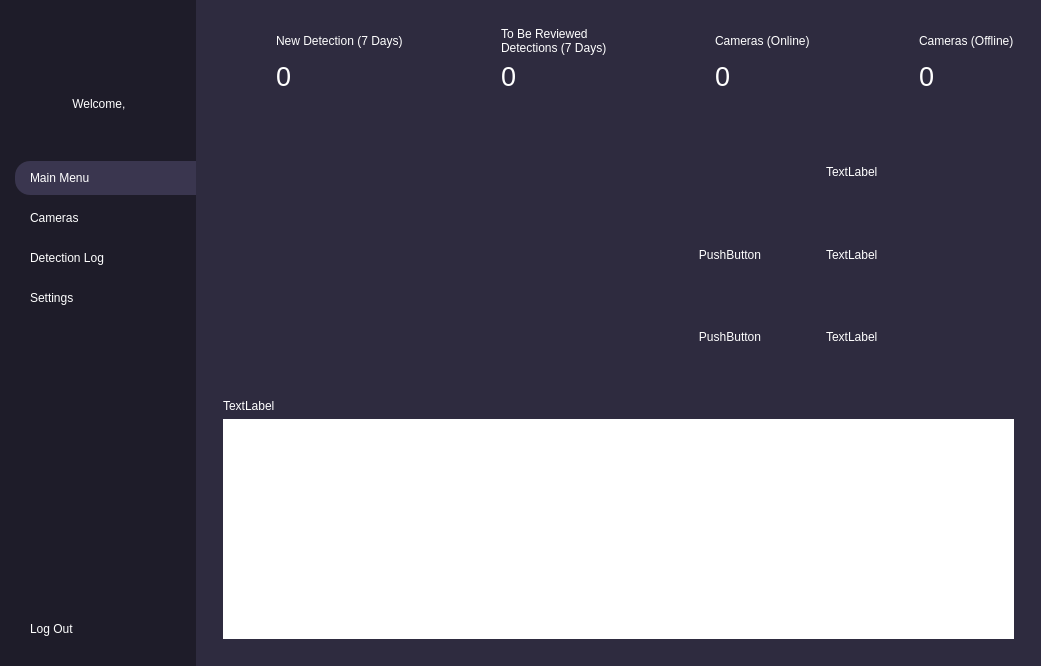
<?xml version="1.0" encoding="UTF-8"?>
<ui version="4.0">
 <class>MainWindow</class>
 <widget class="QMainWindow" name="MainWindow">
  <property name="geometry">
   <rect>
    <x>0</x>
    <y>0</y>
    <width>1041</width>
    <height>666</height>
   </rect>
  </property>
  <property name="windowTitle">
   <string>Main Menu</string>
  </property>
  <property name="styleSheet">
   <string notr="true">*{
	border: none;
	background-color: transparent;
	background: none;
	padding: 0;
	margin: 0;
	color: #fff;
	font-size: 12px;
}

#leftMenuContainer{
	background-color: #1e1c29;
}

#leftMenuSubContainer QPushButton {
	text-align: left;
	padding: 10px 15px;
	border-bottom-left-radius: 15px;
	border-top-left-radius: 15px;
}

#centralwidget{
	background-color: #2E2B3F;
}
</string>
  </property>
  <widget class="QWidget" name="centralwidget">
   <layout class="QHBoxLayout" name="horizontalLayout">
    <property name="spacing">
     <number>0</number>
    </property>
    <property name="leftMargin">
     <number>0</number>
    </property>
    <property name="topMargin">
     <number>0</number>
    </property>
    <property name="rightMargin">
     <number>0</number>
    </property>
    <property name="bottomMargin">
     <number>0</number>
    </property>
    <item alignment="Qt::AlignLeft">
     <widget class="QWidget" name="leftMenuContainer" native="true">
      <layout class="QVBoxLayout" name="verticalLayout_2">
       <property name="leftMargin">
        <number>0</number>
       </property>
       <property name="topMargin">
        <number>0</number>
       </property>
       <property name="rightMargin">
        <number>0</number>
       </property>
       <property name="bottomMargin">
        <number>0</number>
       </property>
       <item>
        <widget class="QFrame" name="leftMenuSubContainer">
         <property name="styleSheet">
          <string notr="true">QPushButton:hover {
    background-color: #3a364f;  /* Background color on hover */
}
</string>
         </property>
         <property name="frameShape">
          <enum>QFrame::StyledPanel</enum>
         </property>
         <property name="frameShadow">
          <enum>QFrame::Raised</enum>
         </property>
         <layout class="QVBoxLayout" name="verticalLayout">
          <property name="spacing">
           <number>0</number>
          </property>
          <property name="leftMargin">
           <number>15</number>
          </property>
          <property name="topMargin">
           <number>0</number>
          </property>
          <property name="rightMargin">
           <number>0</number>
          </property>
          <property name="bottomMargin">
           <number>0</number>
          </property>
          <item>
           <widget class="QFrame" name="leftMenuTopFrame">
            <property name="frameShape">
             <enum>QFrame::StyledPanel</enum>
            </property>
            <property name="frameShadow">
             <enum>QFrame::Raised</enum>
            </property>
            <layout class="QVBoxLayout" name="verticalLayout_4">
             <property name="leftMargin">
              <number>0</number>
             </property>
             <property name="topMargin">
              <number>20</number>
             </property>
             <property name="rightMargin">
              <number>10</number>
             </property>
             <property name="bottomMargin">
              <number>0</number>
             </property>
             <item>
              <widget class="QLabel" name="LogoLabel">
               <property name="minimumSize">
                <size>
                 <width>171</width>
                 <height>71</height>
                </size>
               </property>
               <property name="maximumSize">
                <size>
                 <width>171</width>
                 <height>71</height>
                </size>
               </property>
               <property name="text">
                <string/>
               </property>
               <property name="pixmap">
                <pixmap>logo.png</pixmap>
               </property>
               <property name="scaledContents">
                <bool>true</bool>
               </property>
              </widget>
             </item>
             <item>
              <widget class="QLabel" name="WelcomeLabel">
               <property name="styleSheet">
                <string notr="true">Color: white;</string>
               </property>
               <property name="text">
                <string>Welcome, </string>
               </property>
               <property name="alignment">
                <set>Qt::AlignCenter</set>
               </property>
              </widget>
             </item>
            </layout>
           </widget>
          </item>
          <item>
           <spacer name="verticalSpacer_2">
            <property name="orientation">
             <enum>Qt::Vertical</enum>
            </property>
            <property name="sizeType">
             <enum>QSizePolicy::Fixed</enum>
            </property>
            <property name="sizeHint" stdset="0">
             <size>
              <width>20</width>
              <height>40</height>
             </size>
            </property>
           </spacer>
          </item>
          <item>
           <widget class="QFrame" name="leftMenuMiddleFrame">
            <property name="frameShape">
             <enum>QFrame::StyledPanel</enum>
            </property>
            <property name="frameShadow">
             <enum>QFrame::Raised</enum>
            </property>
            <layout class="QVBoxLayout" name="verticalLayout_5">
             <property name="leftMargin">
              <number>0</number>
             </property>
             <property name="topMargin">
              <number>10</number>
             </property>
             <property name="rightMargin">
              <number>0</number>
             </property>
             <property name="bottomMargin">
              <number>0</number>
             </property>
             <item>
              <widget class="QPushButton" name="MainMenuButton">
               <property name="styleSheet">
                <string notr="true">background-color: #3a364f;</string>
               </property>
               <property name="text">
                <string>Main Menu</string>
               </property>
               <property name="icon">
                <iconset>
                 <normaloff>icons/home.svg</normaloff>icons/home.svg</iconset>
               </property>
               <property name="iconSize">
                <size>
                 <width>50</width>
                 <height>20</height>
                </size>
               </property>
              </widget>
             </item>
             <item>
              <widget class="QPushButton" name="CamerasButton">
               <property name="text">
                <string>Cameras</string>
               </property>
               <property name="icon">
                <iconset>
                 <normaloff>icons/camera.svg</normaloff>icons/camera.svg</iconset>
               </property>
               <property name="iconSize">
                <size>
                 <width>50</width>
                 <height>20</height>
                </size>
               </property>
              </widget>
             </item>
             <item>
              <widget class="QPushButton" name="DetectionLogButton">
               <property name="text">
                <string>Detection Log</string>
               </property>
               <property name="icon">
                <iconset>
                 <normaloff>icons/search.svg</normaloff>icons/search.svg</iconset>
               </property>
               <property name="iconSize">
                <size>
                 <width>50</width>
                 <height>20</height>
                </size>
               </property>
              </widget>
             </item>
             <item>
              <widget class="QPushButton" name="SettingsButton">
               <property name="text">
                <string>Settings</string>
               </property>
               <property name="icon">
                <iconset>
                 <normaloff>icons/settings.svg</normaloff>icons/settings.svg</iconset>
               </property>
               <property name="iconSize">
                <size>
                 <width>50</width>
                 <height>20</height>
                </size>
               </property>
              </widget>
             </item>
            </layout>
           </widget>
          </item>
          <item>
           <spacer name="verticalSpacer">
            <property name="orientation">
             <enum>Qt::Vertical</enum>
            </property>
            <property name="sizeHint" stdset="0">
             <size>
              <width>20</width>
              <height>40</height>
             </size>
            </property>
           </spacer>
          </item>
          <item alignment="Qt::AlignBottom">
           <widget class="QFrame" name="leftMenuBottomFrame">
            <property name="frameShape">
             <enum>QFrame::StyledPanel</enum>
            </property>
            <property name="frameShadow">
             <enum>QFrame::Raised</enum>
            </property>
            <layout class="QVBoxLayout" name="verticalLayout_3">
             <property name="leftMargin">
              <number>0</number>
             </property>
             <property name="topMargin">
              <number>0</number>
             </property>
             <property name="rightMargin">
              <number>0</number>
             </property>
             <property name="bottomMargin">
              <number>20</number>
             </property>
             <item>
              <widget class="QPushButton" name="LogoutButton">
               <property name="text">
                <string>Log Out</string>
               </property>
               <property name="icon">
                <iconset>
                 <normaloff>icons/log-out.svg</normaloff>icons/log-out.svg</iconset>
               </property>
               <property name="iconSize">
                <size>
                 <width>50</width>
                 <height>20</height>
                </size>
               </property>
              </widget>
             </item>
            </layout>
           </widget>
          </item>
         </layout>
        </widget>
       </item>
      </layout>
     </widget>
    </item>
    <item>
     <widget class="QStackedWidget" name="MainBodyStackedWidget">
      <property name="styleSheet">
       <string notr="true">#MainMenuPage {
	background-color: #2E2B3F;
}

#CamerasPage {
	background-color: #2E2B3F;
}

#DetectionLogPage {
	background-color: #2E2B3F;
}

#SettingsPage {
	background-color: #2E2B3F;
}</string>
      </property>
      <property name="currentIndex">
       <number>0</number>
      </property>
      <widget class="QWidget" name="MainMenuPage">
       <layout class="QVBoxLayout" name="verticalLayout_6">
        <item alignment="Qt::AlignTop">
         <widget class="QWidget" name="statsContainer" native="true">
          <property name="styleSheet">
           <string notr="true">#NewDCountLabel{
	font: 20pt;
}

#onCamCountLabel{
	font: 20pt;
}

#offCamCountLabel{
	font: 20pt;
}

#ToBeRCountLabel{
	font: 20pt;
}</string>
          </property>
          <layout class="QHBoxLayout" name="horizontalLayout_2">
           <item>
            <widget class="QFrame" name="newDetectionFrame_2">
             <property name="enabled">
              <bool>true</bool>
             </property>
             <property name="sizePolicy">
              <sizepolicy hsizetype="Preferred" vsizetype="Preferred">
               <horstretch>0</horstretch>
               <verstretch>0</verstretch>
              </sizepolicy>
             </property>
             <property name="frameShape">
              <enum>QFrame::StyledPanel</enum>
             </property>
             <property name="frameShadow">
              <enum>QFrame::Raised</enum>
             </property>
             <layout class="QGridLayout" name="gridLayout_8">
              <item row="1" column="1">
               <widget class="QLabel" name="NewDCountLabel">
                <property name="sizePolicy">
                 <sizepolicy hsizetype="Preferred" vsizetype="Preferred">
                  <horstretch>0</horstretch>
                  <verstretch>0</verstretch>
                 </sizepolicy>
                </property>
                <property name="font">
                 <font>
                  <pointsize>20</pointsize>
                  <weight>50</weight>
                  <italic>false</italic>
                  <bold>false</bold>
                 </font>
                </property>
                <property name="styleSheet">
                 <string notr="true">font: 20pt;</string>
                </property>
                <property name="text">
                 <string>0</string>
                </property>
                <property name="textFormat">
                 <enum>Qt::PlainText</enum>
                </property>
                <property name="alignment">
                 <set>Qt::AlignLeading|Qt::AlignLeft|Qt::AlignVCenter</set>
                </property>
                <property name="wordWrap">
                 <bool>true</bool>
                </property>
               </widget>
              </item>
              <item row="0" column="1">
               <widget class="QLabel" name="NewDLabel">
                <property name="text">
                 <string>New Detection (7 Days)</string>
                </property>
                <property name="alignment">
                 <set>Qt::AlignLeading|Qt::AlignLeft|Qt::AlignVCenter</set>
                </property>
                <property name="wordWrap">
                 <bool>true</bool>
                </property>
               </widget>
              </item>
              <item row="0" column="0" rowspan="2">
               <widget class="QPushButton" name="pushButton">
                <property name="enabled">
                 <bool>false</bool>
                </property>
                <property name="text">
                 <string/>
                </property>
                <property name="icon">
                 <iconset>
                  <normaloff>icons/crosshair.svg</normaloff>icons/crosshair.svg</iconset>
                </property>
                <property name="iconSize">
                 <size>
                  <width>50</width>
                  <height>50</height>
                 </size>
                </property>
               </widget>
              </item>
             </layout>
            </widget>
           </item>
           <item>
            <widget class="QFrame" name="ToBeReviewedFrame_2">
             <property name="frameShape">
              <enum>QFrame::StyledPanel</enum>
             </property>
             <property name="frameShadow">
              <enum>QFrame::Raised</enum>
             </property>
             <layout class="QGridLayout" name="gridLayout_7">
              <item row="0" column="1">
               <widget class="QLabel" name="ToBeRLabel">
                <property name="text">
                 <string>To Be Reviewed Detections (7 Days)</string>
                </property>
                <property name="alignment">
                 <set>Qt::AlignLeading|Qt::AlignLeft|Qt::AlignVCenter</set>
                </property>
                <property name="wordWrap">
                 <bool>true</bool>
                </property>
               </widget>
              </item>
              <item row="1" column="1">
               <widget class="QLabel" name="ToBeRCountLabel">
                <property name="font">
                 <font>
                  <pointsize>20</pointsize>
                  <weight>50</weight>
                  <italic>false</italic>
                  <bold>false</bold>
                 </font>
                </property>
                <property name="text">
                 <string>0</string>
                </property>
                <property name="alignment">
                 <set>Qt::AlignLeading|Qt::AlignLeft|Qt::AlignVCenter</set>
                </property>
                <property name="wordWrap">
                 <bool>true</bool>
                </property>
               </widget>
              </item>
              <item row="0" column="0" rowspan="2">
               <widget class="QPushButton" name="ToBeRIcon">
                <property name="enabled">
                 <bool>false</bool>
                </property>
                <property name="text">
                 <string/>
                </property>
                <property name="icon">
                 <iconset>
                  <normaloff>icons/alert-triangle.svg</normaloff>icons/alert-triangle.svg</iconset>
                </property>
                <property name="iconSize">
                 <size>
                  <width>50</width>
                  <height>50</height>
                 </size>
                </property>
               </widget>
              </item>
             </layout>
            </widget>
           </item>
           <item>
            <widget class="QFrame" name="OnlineCamerasFrame_2">
             <property name="frameShape">
              <enum>QFrame::StyledPanel</enum>
             </property>
             <property name="frameShadow">
              <enum>QFrame::Raised</enum>
             </property>
             <layout class="QGridLayout" name="gridLayout_9">
              <item row="0" column="1">
               <widget class="QLabel" name="onCamLabel">
                <property name="text">
                 <string>Cameras (Online)</string>
                </property>
                <property name="alignment">
                 <set>Qt::AlignLeading|Qt::AlignLeft|Qt::AlignVCenter</set>
                </property>
                <property name="wordWrap">
                 <bool>true</bool>
                </property>
               </widget>
              </item>
              <item row="1" column="1">
               <widget class="QLabel" name="onCamCountLabel">
                <property name="font">
                 <font>
                  <pointsize>20</pointsize>
                  <weight>50</weight>
                  <italic>false</italic>
                  <bold>false</bold>
                 </font>
                </property>
                <property name="text">
                 <string>0</string>
                </property>
                <property name="alignment">
                 <set>Qt::AlignLeading|Qt::AlignLeft|Qt::AlignVCenter</set>
                </property>
                <property name="wordWrap">
                 <bool>true</bool>
                </property>
               </widget>
              </item>
              <item row="0" column="0" rowspan="2">
               <widget class="QPushButton" name="onCamIcon">
                <property name="enabled">
                 <bool>false</bool>
                </property>
                <property name="sizePolicy">
                 <sizepolicy hsizetype="Minimum" vsizetype="Preferred">
                  <horstretch>0</horstretch>
                  <verstretch>0</verstretch>
                 </sizepolicy>
                </property>
                <property name="text">
                 <string/>
                </property>
                <property name="icon">
                 <iconset>
                  <normaloff>icons/camera.svg</normaloff>icons/camera.svg</iconset>
                </property>
                <property name="iconSize">
                 <size>
                  <width>50</width>
                  <height>50</height>
                 </size>
                </property>
               </widget>
              </item>
             </layout>
            </widget>
           </item>
           <item>
            <widget class="QFrame" name="OfflineCamerasFrame_2">
             <property name="frameShape">
              <enum>QFrame::StyledPanel</enum>
             </property>
             <property name="frameShadow">
              <enum>QFrame::Raised</enum>
             </property>
             <layout class="QGridLayout" name="gridLayout_10">
              <item row="0" column="1">
               <widget class="QLabel" name="offCamLabel">
                <property name="text">
                 <string>Cameras (Offline)</string>
                </property>
                <property name="alignment">
                 <set>Qt::AlignLeading|Qt::AlignLeft|Qt::AlignVCenter</set>
                </property>
                <property name="wordWrap">
                 <bool>true</bool>
                </property>
               </widget>
              </item>
              <item row="1" column="1">
               <widget class="QLabel" name="offCamCountLabel">
                <property name="font">
                 <font>
                  <pointsize>20</pointsize>
                  <weight>50</weight>
                  <italic>false</italic>
                  <bold>false</bold>
                 </font>
                </property>
                <property name="text">
                 <string>0</string>
                </property>
                <property name="alignment">
                 <set>Qt::AlignLeading|Qt::AlignLeft|Qt::AlignVCenter</set>
                </property>
                <property name="wordWrap">
                 <bool>true</bool>
                </property>
               </widget>
              </item>
              <item row="0" column="0" rowspan="2">
               <widget class="QPushButton" name="offCamIcon">
                <property name="enabled">
                 <bool>false</bool>
                </property>
                <property name="text">
                 <string/>
                </property>
                <property name="icon">
                 <iconset>
                  <normaloff>icons/camera-off.svg</normaloff>icons/camera-off.svg</iconset>
                </property>
                <property name="iconSize">
                 <size>
                  <width>50</width>
                  <height>50</height>
                 </size>
                </property>
               </widget>
              </item>
             </layout>
            </widget>
           </item>
          </layout>
         </widget>
        </item>
        <item>
         <widget class="QWidget" name="widget" native="true">
          <property name="sizePolicy">
           <sizepolicy hsizetype="Preferred" vsizetype="Expanding">
            <horstretch>0</horstretch>
            <verstretch>0</verstretch>
           </sizepolicy>
          </property>
          <layout class="QGridLayout" name="gridLayout_2">
           <item row="0" column="1">
            <widget class="QWidget" name="weaponTypeChart" native="true">
             <property name="sizePolicy">
              <sizepolicy hsizetype="Preferred" vsizetype="Expanding">
               <horstretch>0</horstretch>
               <verstretch>0</verstretch>
              </sizepolicy>
             </property>
             <layout class="QVBoxLayout" name="verticalLayout_12">
              <item>
               <widget class="QWidget" name="totalDetectionWidget" native="true">
                <layout class="QGridLayout" name="gridLayout_3">
                 <item row="0" column="0">
                  <widget class="QPushButton" name="pushButton_2">
                   <property name="sizePolicy">
                    <sizepolicy hsizetype="Minimum" vsizetype="Preferred">
                     <horstretch>0</horstretch>
                     <verstretch>0</verstretch>
                    </sizepolicy>
                   </property>
                   <property name="text">
                    <string/>
                   </property>
                   <property name="icon">
                    <iconset>
                     <normaloff>icons/search.svg</normaloff>icons/search.svg</iconset>
                   </property>
                  </widget>
                 </item>
                 <item row="0" column="1">
                  <widget class="QLabel" name="label_2">
                   <property name="text">
                    <string>TextLabel</string>
                   </property>
                  </widget>
                 </item>
                </layout>
               </widget>
              </item>
              <item>
               <widget class="QWidget" name="AverageConfWidget" native="true">
                <layout class="QGridLayout" name="gridLayout_4">
                 <item row="0" column="0">
                  <widget class="QPushButton" name="pushButton_3">
                   <property name="sizePolicy">
                    <sizepolicy hsizetype="Minimum" vsizetype="Preferred">
                     <horstretch>0</horstretch>
                     <verstretch>0</verstretch>
                    </sizepolicy>
                   </property>
                   <property name="text">
                    <string>PushButton</string>
                   </property>
                   <property name="icon">
                    <iconset>
                     <normaloff>icons/chart-line-svgrepo-com.svg</normaloff>icons/chart-line-svgrepo-com.svg</iconset>
                   </property>
                  </widget>
                 </item>
                 <item row="0" column="1">
                  <widget class="QLabel" name="label_3">
                   <property name="text">
                    <string>TextLabel</string>
                   </property>
                  </widget>
                 </item>
                </layout>
               </widget>
              </item>
              <item>
               <widget class="QWidget" name="commonWeaponWidget" native="true">
                <layout class="QGridLayout" name="gridLayout_5">
                 <item row="0" column="0">
                  <widget class="QPushButton" name="pushButton_4">
                   <property name="sizePolicy">
                    <sizepolicy hsizetype="Minimum" vsizetype="Preferred">
                     <horstretch>0</horstretch>
                     <verstretch>0</verstretch>
                    </sizepolicy>
                   </property>
                   <property name="text">
                    <string>PushButton</string>
                   </property>
                  </widget>
                 </item>
                 <item row="0" column="1">
                  <widget class="QLabel" name="label_4">
                   <property name="text">
                    <string>TextLabel</string>
                   </property>
                  </widget>
                 </item>
                </layout>
               </widget>
              </item>
             </layout>
            </widget>
           </item>
           <item row="0" column="0">
            <widget class="QWidget" name="weaponNumberChart" native="true">
             <property name="sizePolicy">
              <sizepolicy hsizetype="Preferred" vsizetype="Expanding">
               <horstretch>0</horstretch>
               <verstretch>0</verstretch>
              </sizepolicy>
             </property>
             <widget class="QWidget" name="verticalLayoutWidget">
              <property name="geometry">
               <rect>
                <x>0</x>
                <y>0</y>
                <width>391</width>
                <height>241</height>
               </rect>
              </property>
              <layout class="QVBoxLayout" name="verticalLayout_8"/>
             </widget>
            </widget>
           </item>
           <item row="1" column="0" colspan="2">
            <widget class="QWidget" name="widget_2" native="true">
             <layout class="QVBoxLayout" name="verticalLayout_13">
              <item>
               <widget class="QLabel" name="label">
                <property name="text">
                 <string>TextLabel</string>
                </property>
               </widget>
              </item>
              <item>
               <widget class="QTableView" name="tableView"/>
              </item>
             </layout>
            </widget>
           </item>
          </layout>
         </widget>
        </item>
       </layout>
      </widget>
      <widget class="QWidget" name="CamerasPage">
       <layout class="QGridLayout" name="gridLayout">
        <item row="0" column="0">
         <widget class="QWidget" name="cam1Widget" native="true">
          <layout class="QVBoxLayout" name="verticalLayout_10">
           <item>
            <widget class="QLineEdit" name="cam1Location">
             <property name="cursor">
              <cursorShape>ArrowCursor</cursorShape>
             </property>
             <property name="styleSheet">
              <string notr="true">background-color: #2E2B3F;
color: #fff;</string>
             </property>
             <property name="text">
              <string>Webcam</string>
             </property>
            </widget>
           </item>
           <item>
            <widget class="QLabel" name="cam1Label">
             <property name="sizePolicy">
              <sizepolicy hsizetype="Preferred" vsizetype="Preferred">
               <horstretch>0</horstretch>
               <verstretch>0</verstretch>
              </sizepolicy>
             </property>
             <property name="text">
              <string/>
             </property>
             <property name="alignment">
              <set>Qt::AlignCenter</set>
             </property>
            </widget>
           </item>
          </layout>
         </widget>
        </item>
        <item row="0" column="1">
         <widget class="QWidget" name="cam2Widget" native="true">
          <layout class="QVBoxLayout" name="verticalLayout_11">
           <item>
            <widget class="QLineEdit" name="cam2Location">
             <property name="cursor">
              <cursorShape>ArrowCursor</cursorShape>
             </property>
             <property name="styleSheet">
              <string notr="true">background-color: #2E2B3F;
color: #fff;</string>
             </property>
             <property name="text">
              <string>Camera 2</string>
             </property>
            </widget>
           </item>
           <item>
            <widget class="QLabel" name="cam2Label">
             <property name="sizePolicy">
              <sizepolicy hsizetype="Preferred" vsizetype="Preferred">
               <horstretch>0</horstretch>
               <verstretch>0</verstretch>
              </sizepolicy>
             </property>
             <property name="text">
              <string/>
             </property>
             <property name="alignment">
              <set>Qt::AlignCenter</set>
             </property>
            </widget>
           </item>
          </layout>
         </widget>
        </item>
        <item row="1" column="0">
         <widget class="QWidget" name="cam3Widget" native="true">
          <layout class="QVBoxLayout" name="verticalLayout_9">
           <item>
            <widget class="QLineEdit" name="cam3Location">
             <property name="sizePolicy">
              <sizepolicy hsizetype="Preferred" vsizetype="Fixed">
               <horstretch>0</horstretch>
               <verstretch>0</verstretch>
              </sizepolicy>
             </property>
             <property name="cursor">
              <cursorShape>ArrowCursor</cursorShape>
             </property>
             <property name="styleSheet">
              <string notr="true">background-color: #2E2B3F;
color: #fff;</string>
             </property>
             <property name="inputMask">
              <string/>
             </property>
             <property name="text">
              <string>Camera 3</string>
             </property>
            </widget>
           </item>
           <item>
            <widget class="QLabel" name="cam3Label">
             <property name="sizePolicy">
              <sizepolicy hsizetype="Expanding" vsizetype="Preferred">
               <horstretch>0</horstretch>
               <verstretch>0</verstretch>
              </sizepolicy>
             </property>
             <property name="text">
              <string/>
             </property>
             <property name="alignment">
              <set>Qt::AlignCenter</set>
             </property>
            </widget>
           </item>
          </layout>
         </widget>
        </item>
        <item row="1" column="1">
         <widget class="QWidget" name="cam4Widget" native="true">
          <layout class="QVBoxLayout" name="verticalLayout_7">
           <item>
            <widget class="QLineEdit" name="cam4Location">
             <property name="cursor">
              <cursorShape>ArrowCursor</cursorShape>
             </property>
             <property name="styleSheet">
              <string notr="true">background-color: #2E2B3F;
color: #fff;</string>
             </property>
             <property name="text">
              <string>Camera 4</string>
             </property>
            </widget>
           </item>
           <item>
            <widget class="QLabel" name="cam4Label">
             <property name="sizePolicy">
              <sizepolicy hsizetype="Expanding" vsizetype="Preferred">
               <horstretch>0</horstretch>
               <verstretch>0</verstretch>
              </sizepolicy>
             </property>
             <property name="palette">
              <palette>
               <active>
                <colorrole role="WindowText">
                 <brush brushstyle="SolidPattern">
                  <color alpha="255">
                   <red>255</red>
                   <green>255</green>
                   <blue>255</blue>
                  </color>
                 </brush>
                </colorrole>
                <colorrole role="Text">
                 <brush brushstyle="SolidPattern">
                  <color alpha="255">
                   <red>255</red>
                   <green>255</green>
                   <blue>255</blue>
                  </color>
                 </brush>
                </colorrole>
                <colorrole role="ButtonText">
                 <brush brushstyle="SolidPattern">
                  <color alpha="255">
                   <red>255</red>
                   <green>255</green>
                   <blue>255</blue>
                  </color>
                 </brush>
                </colorrole>
               </active>
               <inactive>
                <colorrole role="WindowText">
                 <brush brushstyle="SolidPattern">
                  <color alpha="255">
                   <red>255</red>
                   <green>255</green>
                   <blue>255</blue>
                  </color>
                 </brush>
                </colorrole>
                <colorrole role="Text">
                 <brush brushstyle="SolidPattern">
                  <color alpha="255">
                   <red>255</red>
                   <green>255</green>
                   <blue>255</blue>
                  </color>
                 </brush>
                </colorrole>
                <colorrole role="ButtonText">
                 <brush brushstyle="SolidPattern">
                  <color alpha="255">
                   <red>255</red>
                   <green>255</green>
                   <blue>255</blue>
                  </color>
                 </brush>
                </colorrole>
               </inactive>
               <disabled>
                <colorrole role="WindowText">
                 <brush brushstyle="SolidPattern">
                  <color alpha="255">
                   <red>255</red>
                   <green>255</green>
                   <blue>255</blue>
                  </color>
                 </brush>
                </colorrole>
                <colorrole role="Text">
                 <brush brushstyle="SolidPattern">
                  <color alpha="255">
                   <red>255</red>
                   <green>255</green>
                   <blue>255</blue>
                  </color>
                 </brush>
                </colorrole>
                <colorrole role="ButtonText">
                 <brush brushstyle="SolidPattern">
                  <color alpha="255">
                   <red>255</red>
                   <green>255</green>
                   <blue>255</blue>
                  </color>
                 </brush>
                </colorrole>
               </disabled>
              </palette>
             </property>
             <property name="text">
              <string/>
             </property>
             <property name="alignment">
              <set>Qt::AlignCenter</set>
             </property>
            </widget>
           </item>
          </layout>
         </widget>
        </item>
        <item row="2" column="0" colspan="2">
         <widget class="QWidget" name="camSettingWidget" native="true">
          <property name="sizePolicy">
           <sizepolicy hsizetype="Preferred" vsizetype="Fixed">
            <horstretch>0</horstretch>
            <verstretch>0</verstretch>
           </sizepolicy>
          </property>
          <layout class="QGridLayout" name="gridLayout_6">
           <item row="1" column="2">
            <spacer name="horizontalSpacer">
             <property name="orientation">
              <enum>Qt::Horizontal</enum>
             </property>
             <property name="sizeHint" stdset="0">
              <size>
               <width>40</width>
               <height>20</height>
              </size>
             </property>
            </spacer>
           </item>
           <item row="0" column="0">
            <widget class="QLabel" name="cameraCountLabel">
             <property name="text">
              <string>Layout:</string>
             </property>
            </widget>
           </item>
           <item row="1" column="0">
            <widget class="QComboBox" name="layoutComboBox">
             <property name="minimumSize">
              <size>
               <width>80</width>
               <height>0</height>
              </size>
             </property>
             <property name="font">
              <font>
               <pointsize>-1</pointsize>
              </font>
             </property>
             <property name="styleSheet">
              <string notr="true"/>
             </property>
             <property name="editable">
              <bool>false</bool>
             </property>
             <property name="currentText">
              <string>4</string>
             </property>
             <property name="currentIndex">
              <number>0</number>
             </property>
             <property name="frame">
              <bool>true</bool>
             </property>
             <item>
              <property name="text">
               <string>4</string>
              </property>
             </item>
             <item>
              <property name="text">
               <string>9</string>
              </property>
             </item>
             <item>
              <property name="text">
               <string>16</string>
              </property>
             </item>
            </widget>
           </item>
           <item row="1" column="1">
            <widget class="QPushButton" name="addCameraButton">
             <property name="styleSheet">
              <string notr="true">*{
padding: 5px;
padding-right: 8px;
border: 1px;
background-color: #3a364f;
border-radius: 5px;
}

#addCameraButton:hover{
	background-color: #1e1c29;
}</string>
             </property>
             <property name="text">
              <string>Add New Camera</string>
             </property>
             <property name="icon">
              <iconset>
               <normaloff>icons/plus.svg</normaloff>icons/plus.svg</iconset>
             </property>
             <property name="flat">
              <bool>false</bool>
             </property>
            </widget>
           </item>
          </layout>
         </widget>
        </item>
       </layout>
      </widget>
      <widget class="QWidget" name="DetectionLogPage">
       <widget class="QLabel" name="label_25">
        <property name="geometry">
         <rect>
          <x>300</x>
          <y>240</y>
          <width>141</width>
          <height>16</height>
         </rect>
        </property>
        <property name="text">
         <string>DetectionLog</string>
        </property>
       </widget>
      </widget>
      <widget class="QWidget" name="SettingsPage">
       <widget class="QLabel" name="label_26">
        <property name="geometry">
         <rect>
          <x>320</x>
          <y>350</y>
          <width>55</width>
          <height>16</height>
         </rect>
        </property>
        <property name="text">
         <string>Settings</string>
        </property>
       </widget>
      </widget>
     </widget>
    </item>
   </layout>
  </widget>
 </widget>
 <resources>
  <include location="background_image.qrc"/>
 </resources>
 <connections/>
</ui>
